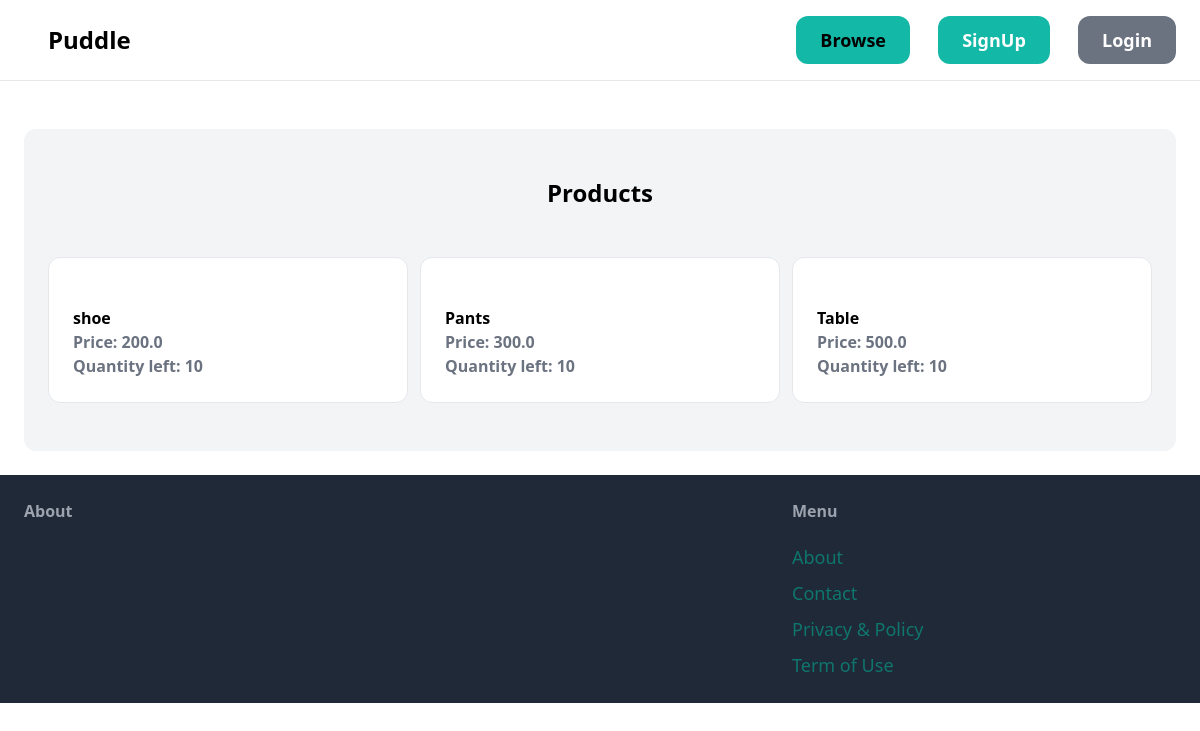
The page /Users/Vendor/dell on the database as committed earlier.
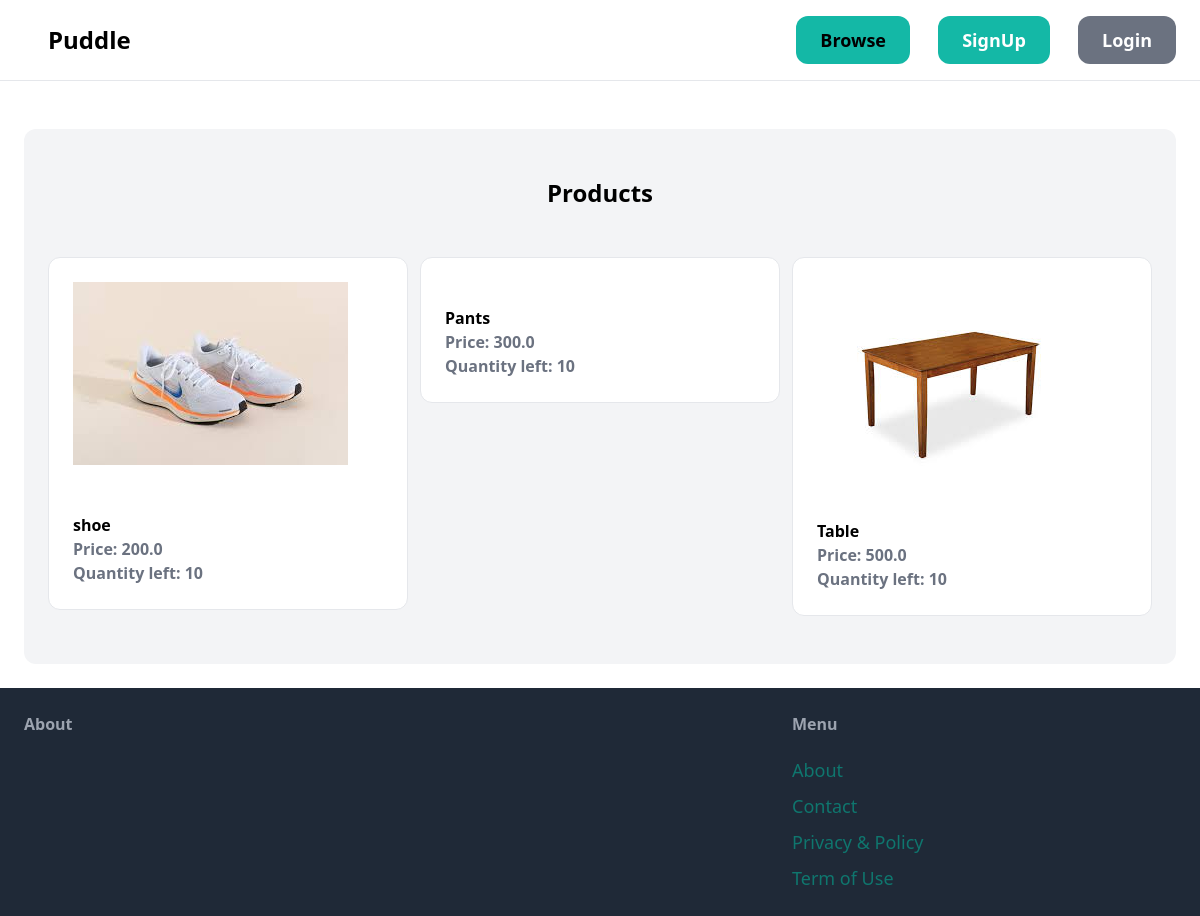
The same page on the database as committed later.
### items/models.py (models this page shows, shortened)
class item(models.Model):
    name = models.CharField(max_length=255)
    discription = models.TextField(blank=True, null=True)
    price = models.FloatField()
    is_sold = models.BooleanField(default=False)
    created_at = models.DateTimeField(auto_now_add=True)
    created_by = models.ForeignKey('Users.User', related_name='items', on_delete=models.CASCADE)
    categoty = models.ForeignKey(category, related_name='items', on_delete=models.CASCADE)
    image = models.ImageField(upload_to='item_images/', null=True, blank=True)
    quantity = models.IntegerField()

### Users/views.py (the view)
# urls.py: path('Vendor/<slug:user>', views.Vendor, name='vendor'),
def Vendor(request, user):
    u = User.objects.get(username=user)
    items = u.items.all()
    return render(request, 'users/vendor.html', {'items': items})

### templates/users/vendor.html (shortened to what this page needs)
{% extends 'website/base.html' %}
{% block content %}
<div class="mt-6 px-6 py-12 bg-gray-100 rounded-xl">
    <h1 class="mb-12 text-2xl text-center font-semibold ">Products</h1>
    <div class="grid grid-cols-3 gap-3">
        {% for item in items %}
            <div>
                <a href="{% url 'detail' item.id  %}">
                    <div class="p-6 bg-white font-semibold rounded-xl border hover:bg-teal-200">
                        {% if item.image %}
                            <figure class="image mb-6">
                                <img src="{{ item.image.url }}">
                            </figure>
                        {% endif %}<br>
                        <h2 class="text-2pl">{{ item.name }}</h2>
                        <p class="text-gray-500">Price: {{ item.price }}</p>
                        <p class="text-gray-500">Quantity left: {{ item.quantity }}</p>
                    </div>
                </a>
            </div>
        {% endfor %}
    </div>
</div>
{% endblock %}

Rows that differ between the two databases and show on the page:
changed item "shoe": image: picture added
changed item "Table": image: picture added
